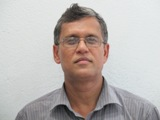
#> input picture sunil.png, 160 x 120 px, found by its file name
$ python resize.py
#> lines starting #> are read from the running program, lines starting #| are printed output that depends on the picture
from PIL import Image

# Open the image
image = Image.open("D:/PyWeb/sunil.png")
#> image is the input picture: PIL image 160x120 RGB; mean R, G, B 187.1, 180.1, 177.1

# Resize the image
image = image.resize((100, 125), Image.LANCZOS)
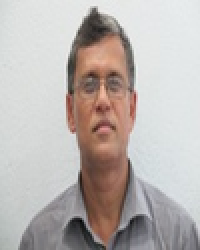
#> image: PIL image 100x125 RGB (shown 2 times larger); mean R, G, B 187.1, 180.1, 177.1

# Save the resized image
image.save("D:/PyWeb/sunil_resized.png")
